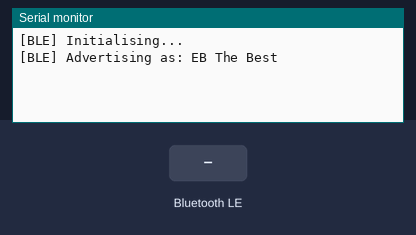
The sketch below on a simulated ESP32. Shown: the last lines printed to the serial monitor. The test bench sets the inputs (shaded band). Nothing arrives over Bluetooth unless stated; a phone connects over Bluetooth LE 3 s after start.

Above: at 1.2 s.
1.3 s: Bluetooth LE write "1" received
At 2.4 s:
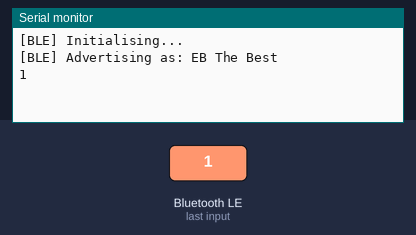
4.3 s: Bluetooth LE write "0" received
At 4.7 s:
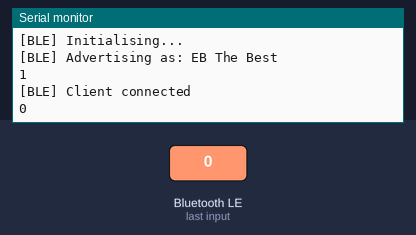
5.8 s: Bluetooth LE write "2" received
At 7.1 s:
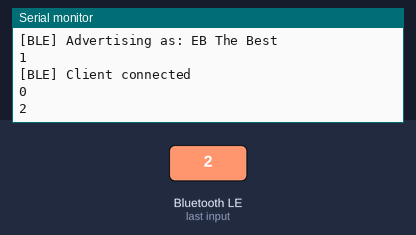

Measured:
- after the input at 1.3 s, the serial monitor: prints a new line at once (image 1)
- after the input at 4.3 s, the serial monitor: prints a new line at once (image 2)
- after the input at 5.8 s, the serial monitor: prints a new line at once (image 3)

The sketch:

ESP32_NUS.ino
```cpp
// ESP32 Nordic UART Service (NUS) — Barcode Generator Extension
//
// Advertises as "EB The Best" over BLE.
// The Chrome extension connects and sends plain-text values via the NUS TX characteristic.
// Received values are printed to Serial and can be acted on in onWrite().
//
// Board:   ESP32 Dev Module (Tools > Board > esp32 > ESP32 Dev Module)
// Port:    Select the COM port showing CH340
// Baud:    9600

#include "esp_bt.h"   // Required to release Classic BT memory
#include <BLEDevice.h>
#include <BLEServer.h>
#include <BLEUtils.h>
#include <BLE2902.h>

#define DEVICE_NAME  "EB The Best"
#define NUS_SERVICE  "6e400001-b5b4-f393-e0a9-e50e24dcca9e"
#define NUS_TX_CHAR  "6e400002-b5b4-f393-e0a9-e50e24dcca9e"  // extension writes here
#define NUS_RX_CHAR  "6e400003-b5b4-f393-e0a9-e50e24dcca9e"  // ESP32 notifies here

BLECharacteristic *rxChar;
bool deviceConnected     = false;
bool prevDeviceConnected = false;

// -------------------------------------------------------------------
// Connection state callbacks
// -------------------------------------------------------------------
class ServerCallbacks : public BLEServerCallbacks {
  void onConnect(BLEServer *server) {
    deviceConnected = true;
    Serial.println("[BLE] Client connected");
  }
  void onDisconnect(BLEServer *server) {
    // Do NOT call advertising->start() here — the BT stack needs time
    // to settle after a disconnect. Advertising is restarted in loop().
    deviceConnected = false;
    Serial.println("[BLE] Client disconnected");
  }
};

// -------------------------------------------------------------------
// Data received from the extension (NUS TX characteristic)
// -------------------------------------------------------------------
class TxCallbacks : public BLECharacteristicCallbacks {
  void onWrite(BLECharacteristic *c) {
    String val = c->getValue().c_str();
    if (val.length() == 0) return;

    Serial.println(val);

    // ----------------------------------------------------------------
    // TODO: act on the received value here.
    // Examples:
    //   float f = val.toFloat();   // parse as number
    //   digitalWrite(LED_BUILTIN, val == "1" ? HIGH : LOW);
    // ----------------------------------------------------------------

    // Echo the value back to the extension via the RX characteristic
    if (deviceConnected) {
      rxChar->setValue(val.c_str());
      rxChar->notify();
    }
  }
};

// -------------------------------------------------------------------
// Setup
// -------------------------------------------------------------------
void setup() {
  Serial.begin(9600);
  Serial.println("[BLE] Initialising...");

  // Release Classic Bluetooth (BR/EDR) memory so it cannot accept SPP
  // connections from external apps (e.g. VB.NET COM port) that would
  // otherwise drop the active BLE GATT link.
  esp_bt_controller_mem_release(ESP_BT_MODE_CLASSIC_BT);

  BLEDevice::init(DEVICE_NAME);

  BLEServer *server = BLEDevice::createServer();
  server->setCallbacks(new ServerCallbacks());

  BLEService *service = server->createService(NUS_SERVICE);

  // TX char — extension writes values to this
  BLECharacteristic *txChar = service->createCharacteristic(
    NUS_TX_CHAR,
    BLECharacteristic::PROPERTY_WRITE | BLECharacteristic::PROPERTY_WRITE_NR
  );
  txChar->setCallbacks(new TxCallbacks());

  // RX char — ESP32 sends notifications to the extension via this
  rxChar = service->createCharacteristic(
    NUS_RX_CHAR,
    BLECharacteristic::PROPERTY_NOTIFY
  );
  rxChar->addDescriptor(new BLE2902());

  service->start();

  // Put the NUS service UUID in the primary advertisement packet so
  // Web Bluetooth service-UUID filters can find the device.
  BLEAdvertisementData advData;
  advData.setCompleteServices(BLEUUID(NUS_SERVICE));
  BLEAdvertisementData scanData;
  scanData.setName(DEVICE_NAME);

  BLEAdvertising *adv = BLEDevice::getAdvertising();
  adv->setAdvertisementData(advData);
  adv->setScanResponseData(scanData);
  adv->start();

  Serial.println("[BLE] Advertising as: " DEVICE_NAME);
}

// -------------------------------------------------------------------
// Loop
// -------------------------------------------------------------------
void loop() {
  // Restart advertising after a disconnect — done here (not in the
  // callback) so the BT stack has time to fully settle first.
  if (!deviceConnected && prevDeviceConnected) {
    delay(500);                        // let the stack settle
    BLEDevice::startAdvertising();
    Serial.println("[BLE] Restarted advertising");
    prevDeviceConnected = false;
  }
  if (deviceConnected && !prevDeviceConnected) {
    prevDeviceConnected = true;
  }

  // Add your main logic here.
  // Keep loops short — avoid long delay() calls while BLE is active.
  delay(10);
}
```
